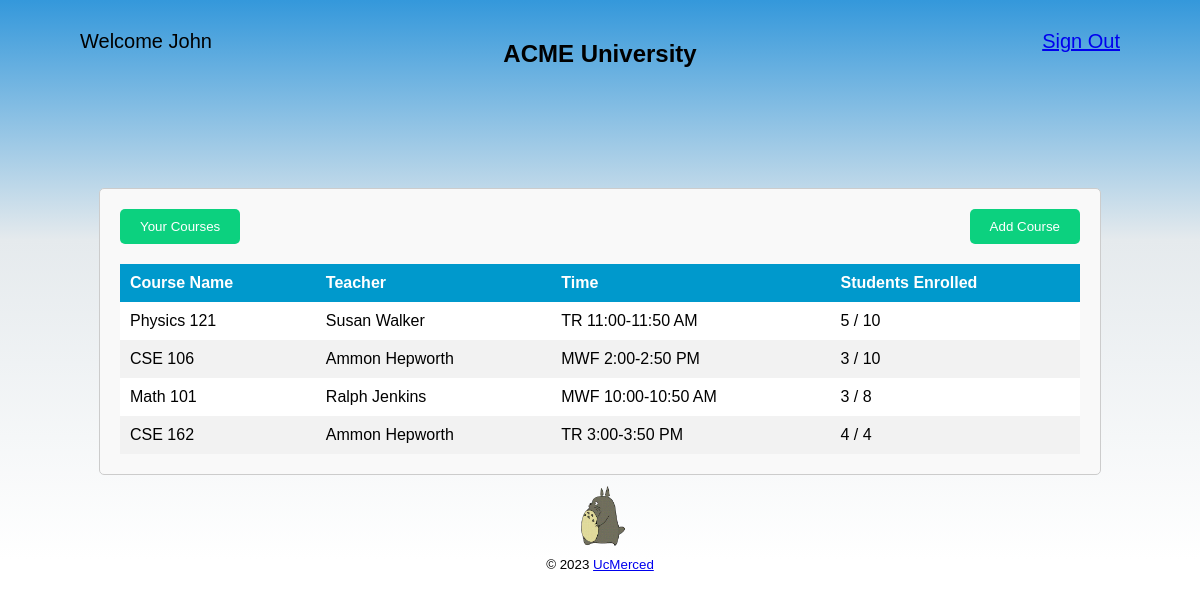
Screenshot of /student_dashboard_your_courses (signed in) with the database file from the repository.
### app.py (models this page shows)
class Student(UserMixin, db.Model):
    id = db.Column(db.Integer, Sequence('student_id_seq', start=100), primary_key=True)
    username = db.Column(db.String, unique=True, nullable=False)
    password = db.Column(db.String, nullable=False)
    first_name = db.Column(db.String, nullable=False)
    last_name = db.Column(db.String, nullable=False)
    enrolled_courses = db.relationship('Course', secondary=student_course, backref='students')

class Course(db.Model):
    id = db.Column(db.Integer, primary_key=True)
    class_name = db.Column(db.String, nullable=False)
    teacher_name = db.Column(db.String, nullable=False)
    time = db.Column(db.String, nullable=False)
    enrolled_students = db.Column(db.Integer, default=0)
    capacity = db.Column(db.Integer, nullable=False)

### app.py (the view)
@app.route('/student_dashboard_your_courses')
@login_required
def student_dashboard_your_courses():
    student_courses = current_user.enrolled_courses #should give you all courses student is enrolled in
    all_courses = Course.query.filter(Course.enrolled_students < Course.capacity).all()
    not_student_courses = not_courses(student_courses) #should give you all courses student isn't enrolled in
    return render_template('student.html', username=current_user.first_name, courses=student_courses, student_courses=student_courses, all_courses=all_courses, not_student_courses=not_student_courses)

### app.py (called while the page is built)
def not_courses(student_courses):
    result = []
    for course in Course.query.all():
        is_student_course = False
        for student_course in student_courses:
            if course == student_course:
                is_student_course = True
        if not is_student_course:
            result.append(course)
    return result

@login_manager.user_loader
def load_user(user_id):
    student = Student.query.get(user_id)
    teacher = Teacher.query.get(user_id)
    if student:
        return student
    elif teacher:
        return teacher
    return None

### templates/student.html (shortened to what this page needs)
<!DOCTYPE html>
<html>
<head>
    <link rel="stylesheet" type="text/css" href="{{ url_for('static', filename='style.css') }}">
</head>
<body>
    <div class="welcome">Welcome {{ current_user.first_name }}</div>
    <h2>ACME University</h2>
    <a class="sign-out" href="{{ url_for('logout') }}">Sign Out</a>
    <div class="container">
    <div id="button-container">
        <button id="show-your-courses">Your Courses</button>
        <button id="show-all-courses">Add Course</button>
    </div>
    <table>
        <thead>
            <tr>
                <th>Course Name</th>
                <th>Teacher</th>
                <th>Time</th>
                <th>Students Enrolled</th>
            </tr>
        </thead>
        <tbody>
            {% for course in courses %}
                <tr>
                    <td>{{ course.class_name }}</td>
                    <td>{{ course.teacher_name }}</td>
                    <td>{{ course.time }}</td>
                    <td>{{ course.enrolled_students }} / {{ course.capacity }}</td>
                </tr>
            {% endfor %}
        </tbody>
    </table>
    </div>
    <img alt="Walking Totoro" class="totoro" src="{{ url_for('static', filename='totoro.gif') }}">
    <footer>
        <small>&copy; 2023 <a href ="https://www.ucmerced.edu">UcMerced</a></small>
    </footer>
</body>
</html>

### static/style.css (style rules this page uses)
body { font-family: Arial, sans-serif; background: linear-gradient(to bottom, #3498db 0%, rgb(229, 234, 237) 30%, #ffffff 70%); margin: 0; padding: 0; display: flex; flex-direction: column; justify-content: flex-start; align-items: center; height: 100vh; position: relative; }
h2 { margin-top: 5vh; margin-bottom: 15vh; }
#button-container { display: flex; flex-direction: row; justify-content: space-between; width: 100%; gap: 0px; }
#show-your-courses, #show-all-courses { background-color: #0cd17f; color: white; padding: 10px 20px; border: 5px; border-radius: 5px; cursor: pointer; }
.welcome { position: absolute; top: 30px; left: 80px; font-size: 20px; }
.sign-out { position: absolute; top: 30px; right: 80px; font-size: 20px; }
table { width: 100%; border-collapse: collapse; margin-top: 20px; }
th, td { padding: 10px; text-align: left; }
th { background-color: #0099cc; color: white; }
tr:nth-child(even) { background-color: #f2f2f2; }
tr:nth-child(odd) { background-color: #ffffff; }
.container { width: 80%; margin: 0 auto; padding: 20px; border: 1px solid #ccc; border-radius: 5px; background-color: #f9f9f9; }
.totoro { display: block; margin: 0 auto; height: 80px; }

### rows the page displays
Student: first_name "John"
Course: class_name "Physics 121", teacher_name "Susan Walker", time "TR 11:00-11:50 AM", enrolled_students "5", capacity "10"
Course: class_name "CSE 106", teacher_name "Ammon Hepworth", time "MWF 2:00-2:50 PM", enrolled_students "3", capacity "10"
Course: class_name "Math 101", teacher_name "Ralph Jenkins", time "MWF 10:00-10:50 AM", enrolled_students "3", capacity "8"
Course: class_name "CSE 162", teacher_name "Ammon Hepworth", time "TR 3:00-3:50 PM", enrolled_students "4", capacity "4"
